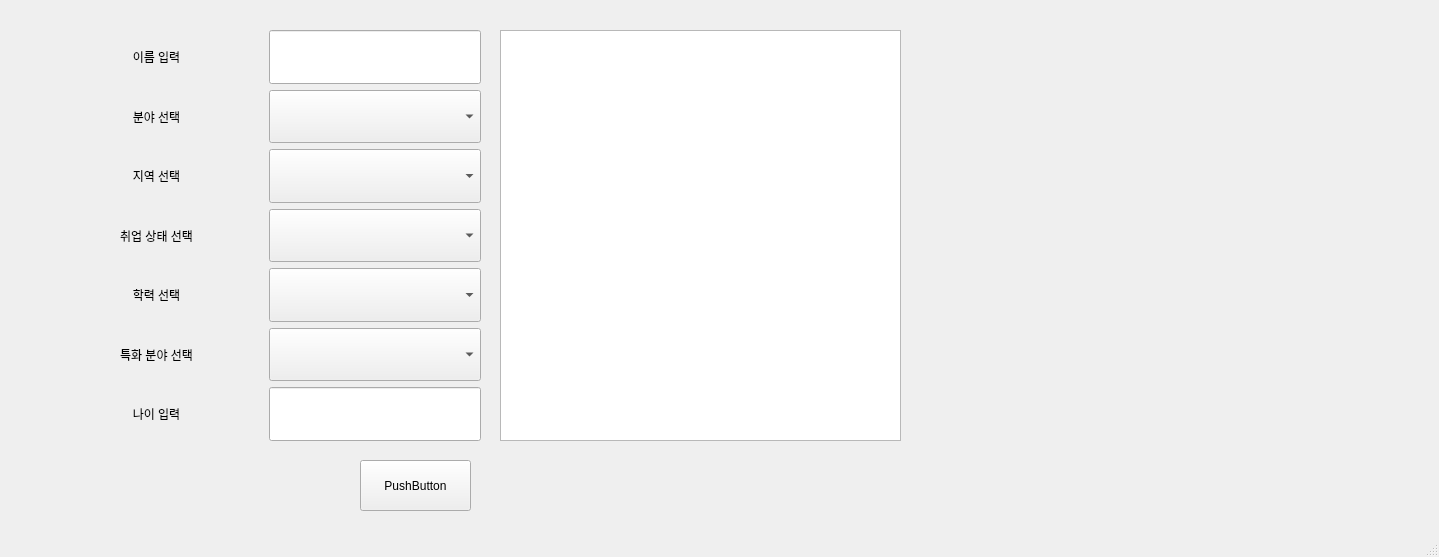
<?xml version="1.0" encoding="UTF-8"?>
<ui version="4.0">
 <class>MainWindow</class>
 <widget class="QMainWindow" name="MainWindow">
  <property name="geometry">
   <rect>
    <x>0</x>
    <y>0</y>
    <width>1439</width>
    <height>557</height>
   </rect>
  </property>
  <property name="windowTitle">
   <string>MainWindow</string>
  </property>
  <widget class="QWidget" name="centralwidget">
   <widget class="QWidget" name="verticalLayoutWidget">
    <property name="geometry">
     <rect>
      <x>50</x>
      <y>30</y>
      <width>431</width>
      <height>411</height>
     </rect>
    </property>
    <layout class="QVBoxLayout" name="verticalLayout">
     <item>
      <layout class="QHBoxLayout" name="horizontalLayout_2">
       <item>
        <widget class="QLabel" name="label_2">
         <property name="sizePolicy">
          <sizepolicy hsizetype="Expanding" vsizetype="Preferred">
           <horstretch>0</horstretch>
           <verstretch>0</verstretch>
          </sizepolicy>
         </property>
         <property name="text">
          <string>이름 입력</string>
         </property>
         <property name="alignment">
          <set>Qt::AlignCenter</set>
         </property>
        </widget>
       </item>
       <item>
        <widget class="QLineEdit" name="lineEdit_srch">
         <property name="sizePolicy">
          <sizepolicy hsizetype="Expanding" vsizetype="Expanding">
           <horstretch>0</horstretch>
           <verstretch>0</verstretch>
          </sizepolicy>
         </property>
         <property name="alignment">
          <set>Qt::AlignCenter</set>
         </property>
        </widget>
       </item>
      </layout>
     </item>
     <item>
      <layout class="QHBoxLayout" name="horizontalLayout_3">
       <item>
        <widget class="QLabel" name="label_4">
         <property name="sizePolicy">
          <sizepolicy hsizetype="Expanding" vsizetype="Expanding">
           <horstretch>0</horstretch>
           <verstretch>0</verstretch>
          </sizepolicy>
         </property>
         <property name="text">
          <string>분야 선택</string>
         </property>
         <property name="alignment">
          <set>Qt::AlignCenter</set>
         </property>
        </widget>
       </item>
       <item>
        <widget class="QComboBox" name="combobox_plcy">
         <property name="sizePolicy">
          <sizepolicy hsizetype="Expanding" vsizetype="Expanding">
           <horstretch>0</horstretch>
           <verstretch>0</verstretch>
          </sizepolicy>
         </property>
        </widget>
       </item>
      </layout>
     </item>
     <item>
      <layout class="QHBoxLayout" name="horizontalLayout">
       <item>
        <widget class="QLabel" name="label">
         <property name="text">
          <string>지역 선택</string>
         </property>
         <property name="alignment">
          <set>Qt::AlignCenter</set>
         </property>
        </widget>
       </item>
       <item>
        <widget class="QComboBox" name="combobox_reg">
         <property name="sizePolicy">
          <sizepolicy hsizetype="Preferred" vsizetype="Expanding">
           <horstretch>0</horstretch>
           <verstretch>0</verstretch>
          </sizepolicy>
         </property>
        </widget>
       </item>
      </layout>
     </item>
     <item>
      <layout class="QHBoxLayout" name="horizontalLayout_4">
       <item>
        <widget class="QLabel" name="label_3">
         <property name="text">
          <string>취업 상태 선택</string>
         </property>
         <property name="alignment">
          <set>Qt::AlignCenter</set>
         </property>
        </widget>
       </item>
       <item>
        <widget class="QComboBox" name="combobox_emp">
         <property name="sizePolicy">
          <sizepolicy hsizetype="Preferred" vsizetype="Expanding">
           <horstretch>0</horstretch>
           <verstretch>0</verstretch>
          </sizepolicy>
         </property>
        </widget>
       </item>
      </layout>
     </item>
     <item>
      <layout class="QHBoxLayout" name="horizontalLayout_5">
       <item>
        <widget class="QLabel" name="label_5">
         <property name="text">
          <string>학력 선택</string>
         </property>
         <property name="alignment">
          <set>Qt::AlignCenter</set>
         </property>
        </widget>
       </item>
       <item>
        <widget class="QComboBox" name="combobox_edu">
         <property name="sizePolicy">
          <sizepolicy hsizetype="Preferred" vsizetype="Expanding">
           <horstretch>0</horstretch>
           <verstretch>0</verstretch>
          </sizepolicy>
         </property>
        </widget>
       </item>
      </layout>
     </item>
     <item>
      <layout class="QHBoxLayout" name="horizontalLayout_6">
       <item>
        <widget class="QLabel" name="label_6">
         <property name="text">
          <string>특화 분야 선택</string>
         </property>
         <property name="alignment">
          <set>Qt::AlignCenter</set>
         </property>
        </widget>
       </item>
       <item>
        <widget class="QComboBox" name="combobox_spec">
         <property name="sizePolicy">
          <sizepolicy hsizetype="Preferred" vsizetype="Expanding">
           <horstretch>0</horstretch>
           <verstretch>0</verstretch>
          </sizepolicy>
         </property>
        </widget>
       </item>
      </layout>
     </item>
     <item>
      <layout class="QHBoxLayout" name="horizontalLayout_7">
       <item>
        <widget class="QLabel" name="label_7">
         <property name="sizePolicy">
          <sizepolicy hsizetype="Expanding" vsizetype="Expanding">
           <horstretch>0</horstretch>
           <verstretch>0</verstretch>
          </sizepolicy>
         </property>
         <property name="text">
          <string>나이 입력</string>
         </property>
         <property name="alignment">
          <set>Qt::AlignCenter</set>
         </property>
        </widget>
       </item>
       <item>
        <widget class="QLineEdit" name="lineEdit_age">
         <property name="sizePolicy">
          <sizepolicy hsizetype="Expanding" vsizetype="Expanding">
           <horstretch>0</horstretch>
           <verstretch>0</verstretch>
          </sizepolicy>
         </property>
        </widget>
       </item>
      </layout>
     </item>
    </layout>
   </widget>
   <widget class="QPushButton" name="Btnsrch">
    <property name="geometry">
     <rect>
      <x>360</x>
      <y>460</y>
      <width>111</width>
      <height>51</height>
     </rect>
    </property>
    <property name="text">
     <string>PushButton</string>
    </property>
   </widget>
   <widget class="QListWidget" name="listWidget">
    <property name="geometry">
     <rect>
      <x>500</x>
      <y>30</y>
      <width>401</width>
      <height>411</height>
     </rect>
    </property>
   </widget>
  </widget>
  <widget class="QMenuBar" name="menubar">
   <property name="geometry">
    <rect>
     <x>0</x>
     <y>0</y>
     <width>1439</width>
     <height>21</height>
    </rect>
   </property>
  </widget>
  <widget class="QStatusBar" name="statusbar"/>
 </widget>
 <resources/>
 <connections/>
</ui>
